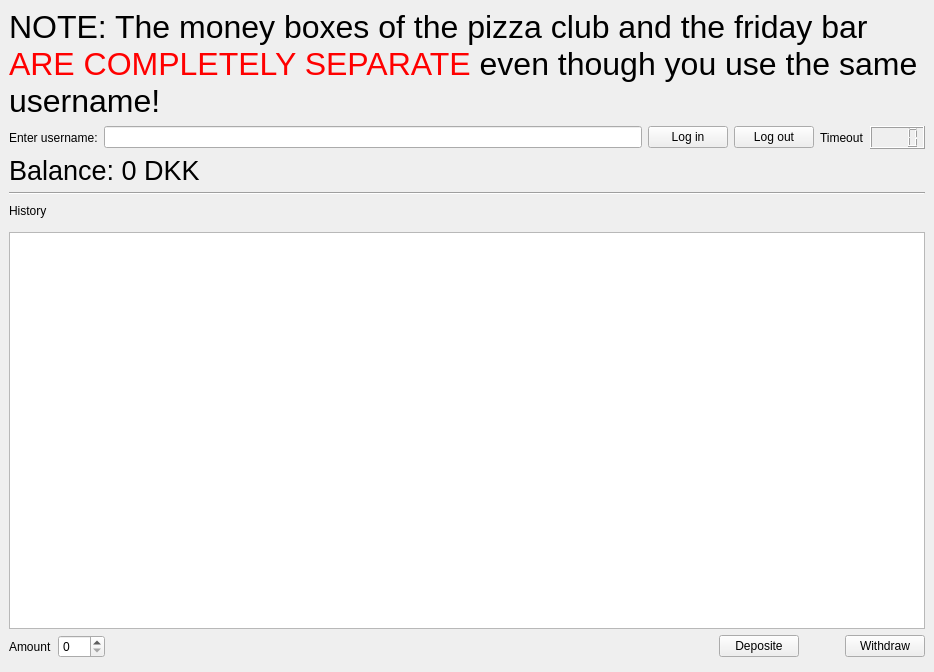
<?xml version="1.0" encoding="UTF-8"?>
<ui version="4.0">
 <class>MainWindow</class>
 <widget class="QMainWindow" name="MainWindow">
  <property name="geometry">
   <rect>
    <x>0</x>
    <y>0</y>
    <width>934</width>
    <height>672</height>
   </rect>
  </property>
  <property name="windowTitle">
   <string>MainWindow</string>
  </property>
  <widget class="QWidget" name="centralwidget">
   <property name="sizePolicy">
    <sizepolicy hsizetype="MinimumExpanding" vsizetype="MinimumExpanding">
     <horstretch>1</horstretch>
     <verstretch>1</verstretch>
    </sizepolicy>
   </property>
   <property name="autoFillBackground">
    <bool>false</bool>
   </property>
   <layout class="QGridLayout" name="gridLayout">
    <item row="0" column="0">
     <layout class="QVBoxLayout" name="verticalLayout">
      <item>
       <widget class="QLabel" name="label">
        <property name="text">
         <string>&lt;html&gt;&lt;head/&gt;&lt;body&gt;&lt;p&gt;&lt;span style=&quot; font-size:24pt;&quot;&gt;NOTE: The money boxes of the pizza club and the friday bar &lt;/span&gt;&lt;span style=&quot; font-size:24pt; color:#ff0000;&quot;&gt;ARE COMPLETELY SEPARATE&lt;/span&gt;&lt;span style=&quot; font-size:24pt;&quot;&gt; even though you use the same username!&lt;/span&gt;&lt;/p&gt;&lt;/body&gt;&lt;/html&gt;</string>
        </property>
        <property name="wordWrap">
         <bool>true</bool>
        </property>
       </widget>
      </item>
      <item>
       <layout class="QHBoxLayout" name="horizontalLayout">
        <property name="bottomMargin">
         <number>0</number>
        </property>
        <item>
         <widget class="QLabel" name="label_enter_username">
          <property name="text">
           <string>Enter username:</string>
          </property>
         </widget>
        </item>
        <item>
         <widget class="QLineEdit" name="lineedit_username"/>
        </item>
        <item>
         <widget class="QPushButton" name="btn_login">
          <property name="text">
           <string>Log in</string>
          </property>
         </widget>
        </item>
        <item>
         <widget class="QPushButton" name="btn_logout">
          <property name="text">
           <string>Log out</string>
          </property>
         </widget>
        </item>
        <item>
         <widget class="QLabel" name="label_3">
          <property name="text">
           <string>Timeout</string>
          </property>
         </widget>
        </item>
        <item>
         <widget class="QLCDNumber" name="lcd_timeout">
          <property name="numDigits">
           <number>4</number>
          </property>
         </widget>
        </item>
       </layout>
      </item>
      <item>
       <widget class="QLabel" name="label_balance">
        <property name="text">
         <string>&lt;html&gt;&lt;head/&gt;&lt;body&gt;&lt;p&gt;&lt;span style=&quot; font-size:20pt;&quot;&gt;Balance: 0 DKK&lt;/span&gt;&lt;/p&gt;&lt;/body&gt;&lt;/html&gt;</string>
        </property>
       </widget>
      </item>
      <item>
       <widget class="Line" name="line">
        <property name="orientation">
         <enum>Qt::Horizontal</enum>
        </property>
       </widget>
      </item>
      <item>
       <layout class="QHBoxLayout" name="horizontalLayout_3">
        <property name="bottomMargin">
         <number>5</number>
        </property>
        <item>
         <widget class="QLabel" name="label_history">
          <property name="text">
           <string>History</string>
          </property>
         </widget>
        </item>
        <item>
         <spacer name="horizontalSpacer_3">
          <property name="orientation">
           <enum>Qt::Horizontal</enum>
          </property>
          <property name="sizeHint" stdset="0">
           <size>
            <width>40</width>
            <height>20</height>
           </size>
          </property>
         </spacer>
        </item>
       </layout>
      </item>
      <item>
       <widget class="QPlainTextEdit" name="text_history"/>
      </item>
      <item>
       <layout class="QHBoxLayout" name="horizontalLayout_2">
        <property name="bottomMargin">
         <number>5</number>
        </property>
        <item>
         <widget class="QLabel" name="label_amount">
          <property name="text">
           <string>Amount</string>
          </property>
         </widget>
        </item>
        <item>
         <widget class="QSpinBox" name="spinbox_amount">
          <property name="maximum">
           <number>500</number>
          </property>
          <property name="singleStep">
           <number>10</number>
          </property>
         </widget>
        </item>
        <item>
         <spacer name="horizontalSpacer_2">
          <property name="orientation">
           <enum>Qt::Horizontal</enum>
          </property>
          <property name="sizeHint" stdset="0">
           <size>
            <width>40</width>
            <height>20</height>
           </size>
          </property>
         </spacer>
        </item>
        <item>
         <widget class="QPushButton" name="btn_deposite">
          <property name="text">
           <string>Deposite</string>
          </property>
         </widget>
        </item>
        <item>
         <spacer name="horizontalSpacer">
          <property name="orientation">
           <enum>Qt::Horizontal</enum>
          </property>
          <property name="sizeType">
           <enum>QSizePolicy::Fixed</enum>
          </property>
          <property name="sizeHint" stdset="0">
           <size>
            <width>40</width>
            <height>20</height>
           </size>
          </property>
         </spacer>
        </item>
        <item>
         <widget class="QPushButton" name="btn_withdraw">
          <property name="text">
           <string>Withdraw</string>
          </property>
         </widget>
        </item>
       </layout>
      </item>
     </layout>
    </item>
   </layout>
  </widget>
 </widget>
 <resources/>
 <connections/>
</ui>
